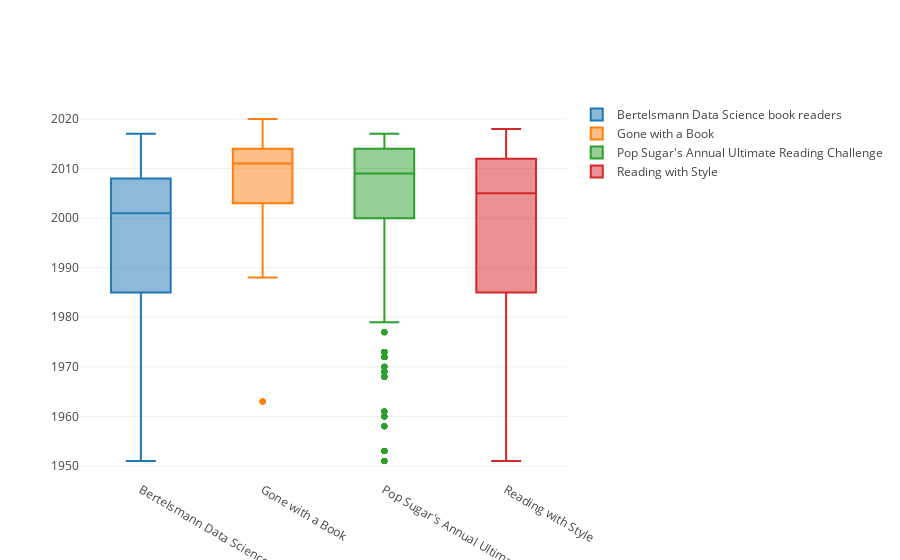

The notebook cell this image was saved under:
### Code cell
data = []
for i in range(4):
    trace = go.Box(
        y=df[df.club_name==club_names[i]].pub_year,
        name = club_names[i]
    )
    data.append(trace)
#data = [trace0, trace1, trace2, trace3]
layout = go.Layout(
)
fig = go.Figure(data=data, layout=layout)
iplot(fig,config={'showLink': False})

### Figure 1 — Plotly figure (JSON) as saved in the notebook; plotly's stock layout.template omitted (floating-point values rounded to 4 significant figures; data arrays with more than 128 entries replaced by an {"elided": "..."} marker saying what was removed)
{"data": [{"name": "Bertelsmann Data Science book readers", "type": "box", "y": {"elided": "582 int values"}}, {"name": "Gone with a Book", "type": "box", "y": [1988, 1988, 1988, 1988, 1988, 1988, 1988, 2020, 2020, 2020, 2015, 2015, 2015, 2015, 2015, 2015, 2015, 2014, 2014, 2014, 2014, 2014, 2014, 2014, 2014, 2014, 2005, 2005, 2005, 2005, 2005, 2005, 2005, 2005, 2005, 2015, 2015, 2015, 2015, 2015, 2014, 2014, 2014, 2014, 2014, 2014, 2014, 2014, 2014, 2014, 2014, 2014, 2003, 2003, 2003, 2003, 2003, 2003, 2003, 1963, 1963, 1963, 1963, 1963, 1963, 2011, 2011, 2011, 2011, 2015, 2015, 2015, 2015, 2015, 2008, 2008, 2008, 2008, 1990, 1990, 1990, 1990, 1990, 1990, 1990, 1990]}, {"name": "Pop Sugar's Annual Ultimate Reading Challenge", "type": "box", "y": {"elided": "775 int values"}}, {"name": "Reading with Style", "type": "box", "y": {"elided": "1252 int values"}}], "layout": {}}
